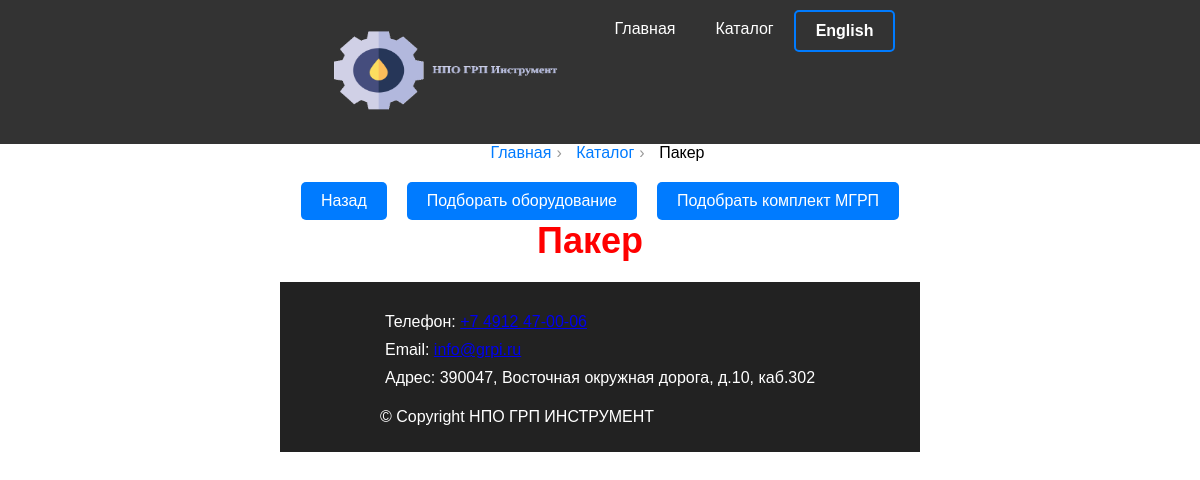
The app's page /ru/catalog/paker/ with its own data.
### core/models.py (models this page shows, shortened)
class MenuItem(MPTTModel):
    name = models.CharField(max_length=100,
                            unique=True,
                            )
    name_en = models.CharField(max_length=100,
                               blank=True,
                               null=True,
                               )
    url = models.CharField('Ссылка', max_length=255)
    position = models.PositiveIntegerField('Позиция', default=1)
    parent = TreeForeignKey('self', on_delete=models.CASCADE, null=True, blank=True, related_name='children')
    class MPTTMeta:
        order_insertion_by = ['position']
    class Meta:
        verbose_name = 'Пункт меню'
        verbose_name_plural = 'Пункты меню'

### website/models.py (models this page shows, shortened)
class Type(models.Model):
    name = models.CharField(max_length=300,
                            verbose_name='Тип оборудования',
                            )
    name_en = models.CharField(max_length=300,
                            verbose_name='Type',
                            blank=True,
                            null=True
                            )
    slug = models.SlugField(max_length=300,
                            unique=True,
                            db_index=True,
                            verbose_name='URL',
                            )
    image = models.ImageField(verbose_name='Изображение',
                              upload_to='media/img/type/',
                              help_text='Добавьте файл c изображением',
                              )
    inmgrp = models.BooleanField(default=False,
                                 verbose_name='Оборудование входит в комплект',
                                 )
    incalc = models.BooleanField(default=False,
                                 verbose_name='Включить в калькулятор',
                                 )
    public = models.BooleanField(default=False,
                                 verbose_name='Опубликовано',
                                 )
    seo_description = models.CharField(max_length=160,
                                       verbose_name='Описание для поисковиков, <160 символов',
                                       )
    seo_keywords = models.CharField(max_length=300,
                                    verbose_name='ключевые слова через запятую <10',
                                    )
    created = models.DateField(auto_now_add=True,
                               verbose_name="Создано",)
    updated = models.DateField(auto_now=True,
                               verbose_name="Обновлено",)
    class Meta:
        verbose_name = 'Тип оборудования'
        verbose_name_plural = 'Типы оборудования'

### website/views.py (the view)
# urls.py: path('catalog/<slug:type_slug>/', views.type_product, name = 'type_product'),
def type_product(request, type_slug):
    type_instance = get_object_or_404(Type, slug=type_slug)
    product_list = type_instance.products.filter(public__in=[True])
    if get_language() == 'en':
        for odj in product_list:
            odj.display_name = odj.name_en
    else:
        for odj in product_list:
            odj.display_name = odj.name
    context = {
        'type_instance': type_instance,
        'product_list': product_list,
    }
    return render(request, 'website/type_product.html', context)

### core/templatetags/common_tags.py (called while the page is built)
@register.inclusion_tag('includes/menu.html', takes_context=True)
def show_menu(context):
    menu_items = MenuItem.objects.filter(level=1)
    for item in menu_items:
        if get_language() == 'en':
            item.display_name = item.name_en
        else:
            item.display_name = item.name
    return {
        'menu_items': menu_items,
    }

### templates/website/type_product.html (shortened to what this page needs)
{% extends 'base.html' %}
{% load thumbnail %}
{% block content %}
<nav>
  <ul class="breadcrumbs">
    <li><a href="{% url 'website:index' %}">Главная</a></li>
    <li><a href="{% url 'website:catalog' %}">Каталог</a></li>
    <li>{{ type_instance.name }}</li>
  </ul>
</nav>
<div class="button-container">
  <a href="javascript:history.back()" class="btn">Назад</a>
  <a href="{% url 'calculator:product_search' %}" class="btn">Подборать оборудование</a>
  <a href="{% url 'calculator:mgrp' %}" class="btn">Подобрать комплект МГРП</a>
</div>
<h2>{{ type_instance.name }}</h2>
<section class="catalog-container">
{% endblock %}

### templates/includes/menu.html (shortened to what this page needs)
{% load static %}
{% load i18n %}
<nav>
    <ul class="menu">
        <li>
          <a class="navbar-brand" href="{% url 'website:index' %}">
            <img src={% static 'img/logo.png' %} width="250" height="100" alt="logo">
          </a>
                {% for menu_item in menu_items %}
                    {% if menu_item.get_children %}
                        <li class="submenu">
                            <a href="{{ menu_item.url }}">{{ menu_item.display_name }}</a>
                            <ul>
                                {% for m_item in menu_item.get_children %}
                                    <li><a href="{{ m_item.url }}">{{ m_item.display_name }}</a></li>
                                {% endfor %}
                            </ul>
                        </li>
                    {% else %}
                        <li>
                            <a href="{{ menu_item.url }}">{{ menu_item.display_name }}</a>
                        </li>
                    {% endif %}
                {% endfor %}
                {% get_current_language as CURRENT_LANGUAGE %}
                {% if CURRENT_LANGUAGE == "ru" %}
                <form method="post" action="{% url 'set_language' %}">
                  <button type="submit" class="language-switch-button">English</button>
                </form>
              {% elif CURRENT_LANGUAGE == "en" %}
                <form method="post" action="{% url 'set_language' %}">
                  {% csrf_token %}
                  <input type="hidden" name="language" value="ru" />
                  <button type="submit" class="language-switch-button">Русский</button>
                </form>
              {% endif %}
        </ul>
</nav>

### static/css/styles.css (style rules this page uses)
body, html { margin: 0; padding: 0; font-family: Arial, sans-serif; }
nav { flex-grow: 1; text-align: center; }
.menu { list-style: none; padding: 0; margin: 0; display: inline-flex; }
.menu > li { padding: 10px 20px; text-align: center; }
.menu a { color: #fff; text-decoration: none; }
.btn { background: #007BFF; color: #fff; padding: 10px 20px; text-decoration: none; border-radius: 5px; display: inline-block; margin: 0 10px; }
h2 { flex: 1 0 25%; color: red; font-size: 36px; margin: 0; padding-right: 20px; }
.catalog-container { display: flex; flex-wrap: wrap; justify-content: center; gap: 20px; padding: 20px; }
h2 { text-align: center; }
button { background-color: #007bff; color: #fff; border: none; padding: 10px 20px; font-size: 16px; border-radius: 4px; cursor: pointer; }
.breadcrumbs { list-style: none; padding: 0; margin: 0; }
.breadcrumbs li { display: inline; margin-right: 5px; }
.breadcrumbs li:not(:last-child):after { content: "›"; margin-left: 5px; margin-right: 5px; color: #999; }
.breadcrumbs li a { text-decoration: none; color: #007bff; }
.button-container { display: flex; justify-content: center; margin-top: 20px; }
.language-switch-button { background-color: transparent; border: 2px solid #007bff; color: #fff; font-weight: bold; padding: 10px 20px; border-radius: 5px; cursor: pointer; transition: background-color 0.3s, color 0.3s, border-color 0.3s; }

### records on screen
MenuItem: display_name "Главная"
MenuItem: display_name "Каталог"
Type: name "Пакер"
